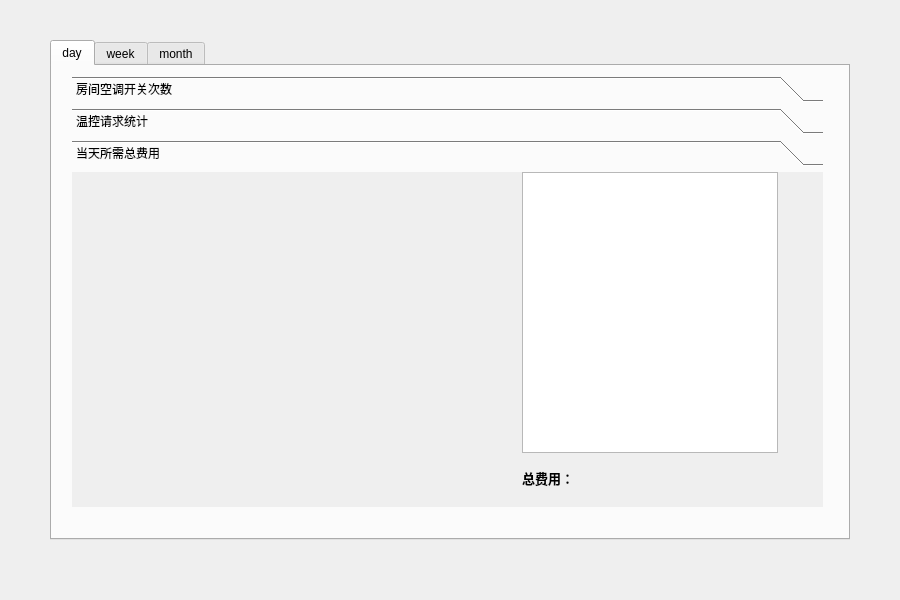
<?xml version="1.0" encoding="UTF-8"?>
<ui version="4.0">
 <class>Form</class>
 <widget class="QWidget" name="Form">
  <property name="geometry">
   <rect>
    <x>0</x>
    <y>0</y>
    <width>900</width>
    <height>600</height>
   </rect>
  </property>
  <property name="windowTitle">
   <string>Widget</string>
  </property>
  <widget class="QTabWidget" name="tabWidget">
   <property name="geometry">
    <rect>
     <x>50</x>
     <y>40</y>
     <width>800</width>
     <height>500</height>
    </rect>
   </property>
   <property name="currentIndex">
    <number>0</number>
   </property>
   <widget class="QWidget" name="day_tab">
    <attribute name="title">
     <string>day</string>
    </attribute>
    <widget class="QToolBox" name="toolBox">
     <property name="geometry">
      <rect>
       <x>20</x>
       <y>10</y>
       <width>751</width>
       <height>431</height>
      </rect>
     </property>
     <property name="currentIndex">
      <number>2</number>
     </property>
     <widget class="QWidget" name="page_1">
      <property name="geometry">
       <rect>
        <x>0</x>
        <y>0</y>
        <width>751</width>
        <height>341</height>
       </rect>
      </property>
      <attribute name="label">
       <string>房间空调开关次数</string>
      </attribute>
     </widget>
     <widget class="QWidget" name="page_2">
      <property name="geometry">
       <rect>
        <x>0</x>
        <y>0</y>
        <width>751</width>
        <height>341</height>
       </rect>
      </property>
      <attribute name="label">
       <string>温控请求统计</string>
      </attribute>
      <widget class="QComboBox" name="comboBox">
       <property name="geometry">
        <rect>
         <x>10</x>
         <y>10</y>
         <width>87</width>
         <height>22</height>
        </rect>
       </property>
      </widget>
      <widget class="QTableView" name="tableView">
       <property name="geometry">
        <rect>
         <x>110</x>
         <y>10</y>
         <width>621</width>
         <height>311</height>
        </rect>
       </property>
      </widget>
     </widget>
     <widget class="QWidget" name="page_3">
      <property name="geometry">
       <rect>
        <x>0</x>
        <y>0</y>
        <width>751</width>
        <height>341</height>
       </rect>
      </property>
      <attribute name="label">
       <string>当天所需总费用</string>
      </attribute>
      <widget class="QTableView" name="costtable">
       <property name="geometry">
        <rect>
         <x>450</x>
         <y>0</y>
         <width>256</width>
         <height>281</height>
        </rect>
       </property>
      </widget>
      <widget class="QLabel" name="label">
       <property name="geometry">
        <rect>
         <x>450</x>
         <y>290</y>
         <width>251</width>
         <height>31</height>
        </rect>
       </property>
       <property name="font">
        <font>
         <family>微软雅黑</family>
         <pointsize>10</pointsize>
         <weight>75</weight>
         <bold>true</bold>
        </font>
       </property>
       <property name="text">
        <string>总费用：</string>
       </property>
      </widget>
     </widget>
    </widget>
   </widget>
   <widget class="QWidget" name="week_tab">
    <attribute name="title">
     <string>week</string>
    </attribute>
    <widget class="QToolBox" name="toolBox_2">
     <property name="geometry">
      <rect>
       <x>20</x>
       <y>10</y>
       <width>751</width>
       <height>431</height>
      </rect>
     </property>
     <property name="currentIndex">
      <number>2</number>
     </property>
     <widget class="QWidget" name="page_4">
      <property name="geometry">
       <rect>
        <x>0</x>
        <y>0</y>
        <width>751</width>
        <height>341</height>
       </rect>
      </property>
      <attribute name="label">
       <string>房间空调开关次数</string>
      </attribute>
     </widget>
     <widget class="QWidget" name="page_5">
      <property name="geometry">
       <rect>
        <x>0</x>
        <y>0</y>
        <width>751</width>
        <height>341</height>
       </rect>
      </property>
      <attribute name="label">
       <string>温控请求统计</string>
      </attribute>
      <widget class="QComboBox" name="comboBox_2">
       <property name="geometry">
        <rect>
         <x>10</x>
         <y>10</y>
         <width>87</width>
         <height>22</height>
        </rect>
       </property>
      </widget>
      <widget class="QTableView" name="tableView_2">
       <property name="geometry">
        <rect>
         <x>110</x>
         <y>10</y>
         <width>621</width>
         <height>311</height>
        </rect>
       </property>
      </widget>
     </widget>
     <widget class="QWidget" name="page_6">
      <property name="geometry">
       <rect>
        <x>0</x>
        <y>0</y>
        <width>751</width>
        <height>341</height>
       </rect>
      </property>
      <attribute name="label">
       <string>当月所需总费用</string>
      </attribute>
      <widget class="QLabel" name="label_2">
       <property name="geometry">
        <rect>
         <x>570</x>
         <y>280</y>
         <width>171</width>
         <height>41</height>
        </rect>
       </property>
       <property name="font">
        <font>
         <family>微软雅黑</family>
         <pointsize>10</pointsize>
         <weight>75</weight>
         <bold>true</bold>
        </font>
       </property>
       <property name="text">
        <string>总费用：</string>
       </property>
      </widget>
     </widget>
    </widget>
   </widget>
   <widget class="QWidget" name="month_tab">
    <attribute name="title">
     <string>month</string>
    </attribute>
    <widget class="QToolBox" name="toolBox_3">
     <property name="geometry">
      <rect>
       <x>20</x>
       <y>10</y>
       <width>751</width>
       <height>431</height>
      </rect>
     </property>
     <property name="currentIndex">
      <number>2</number>
     </property>
     <widget class="QWidget" name="page_7">
      <property name="geometry">
       <rect>
        <x>0</x>
        <y>0</y>
        <width>98</width>
        <height>28</height>
       </rect>
      </property>
      <attribute name="label">
       <string>房间空调开关次数</string>
      </attribute>
     </widget>
     <widget class="QWidget" name="page_8">
      <property name="geometry">
       <rect>
        <x>0</x>
        <y>0</y>
        <width>751</width>
        <height>341</height>
       </rect>
      </property>
      <attribute name="label">
       <string>温控请求统计</string>
      </attribute>
      <widget class="QComboBox" name="comboBox_3">
       <property name="geometry">
        <rect>
         <x>10</x>
         <y>10</y>
         <width>87</width>
         <height>22</height>
        </rect>
       </property>
      </widget>
      <widget class="QTableView" name="tableView_3">
       <property name="geometry">
        <rect>
         <x>110</x>
         <y>10</y>
         <width>621</width>
         <height>311</height>
        </rect>
       </property>
      </widget>
     </widget>
     <widget class="QWidget" name="page_9">
      <property name="geometry">
       <rect>
        <x>0</x>
        <y>0</y>
        <width>751</width>
        <height>341</height>
       </rect>
      </property>
      <attribute name="label">
       <string>当年所需总费用</string>
      </attribute>
      <widget class="QLabel" name="label_3">
       <property name="geometry">
        <rect>
         <x>570</x>
         <y>280</y>
         <width>171</width>
         <height>41</height>
        </rect>
       </property>
       <property name="font">
        <font>
         <family>微软雅黑</family>
         <pointsize>10</pointsize>
         <weight>75</weight>
         <bold>true</bold>
        </font>
       </property>
       <property name="text">
        <string>总费用：</string>
       </property>
      </widget>
     </widget>
    </widget>
   </widget>
  </widget>
 </widget>
 <layoutdefault spacing="6" margin="11"/>
 <resources/>
 <connections/>
</ui>
